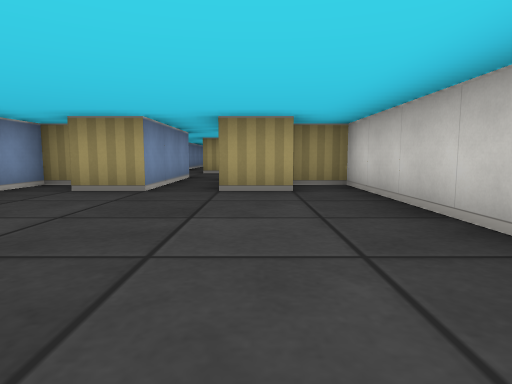
view 1 (above)

21 first-person views from a walk through a cub3D ray-caster map. The camera is about half as high as the walls, tilts 6° down and sees 75° across. The floor is counted in squares. Each view is taken from the middle of a square. On the plan, view 1 faces up. The plan holds only what a view shows up to about 9 squares ahead; the rest is blank.

view 2
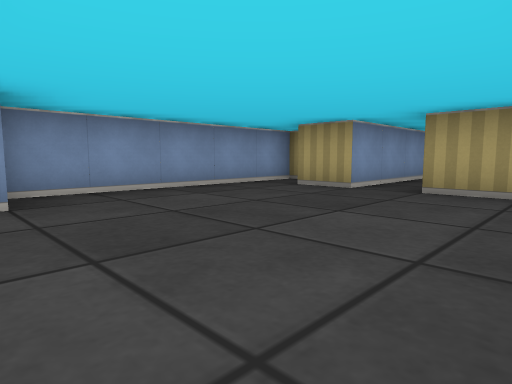

view 3
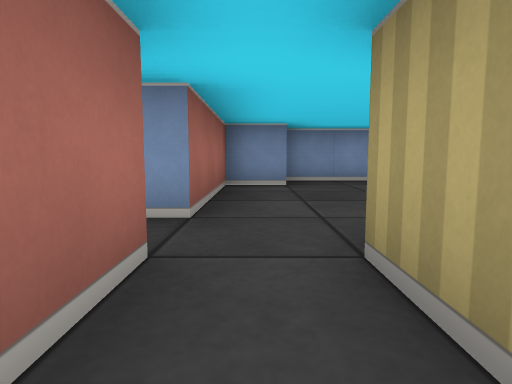

view 4
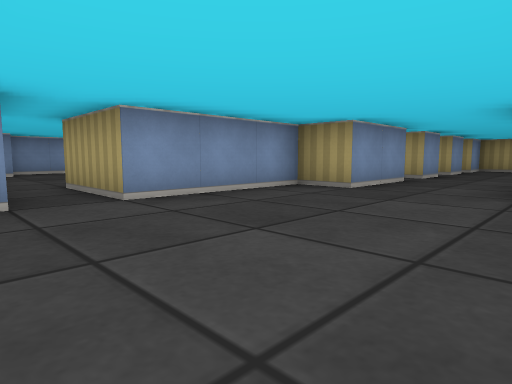

view 5
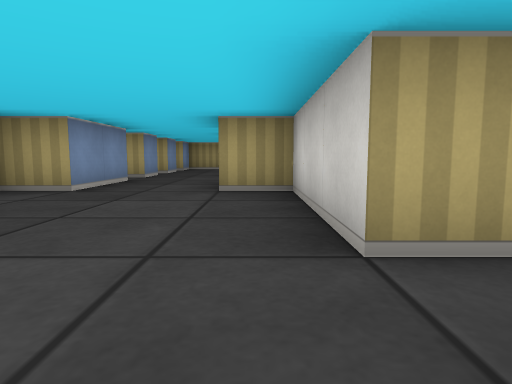

view 6
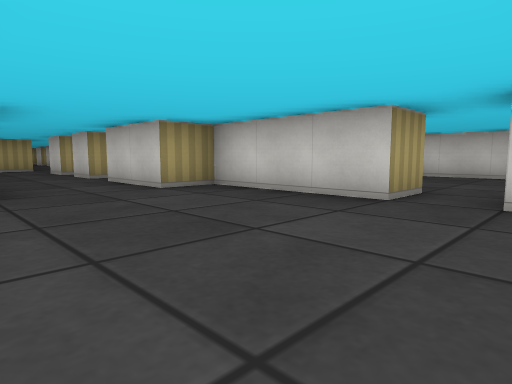

view 7
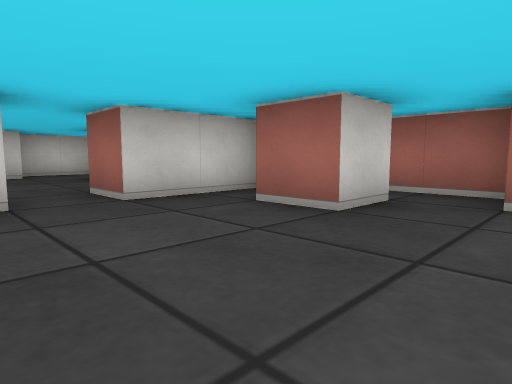

view 8
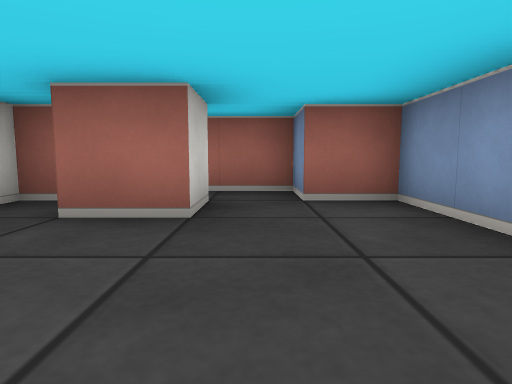

view 9
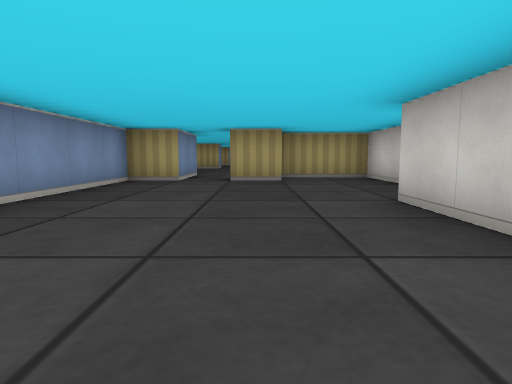

view 10
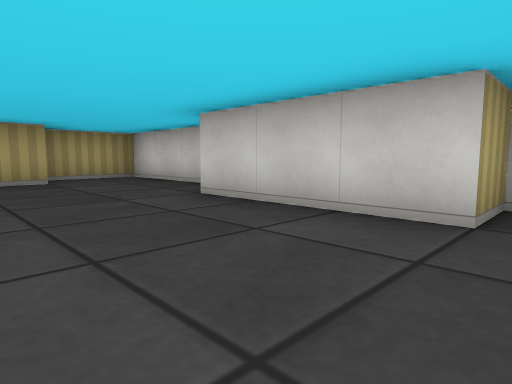

view 11
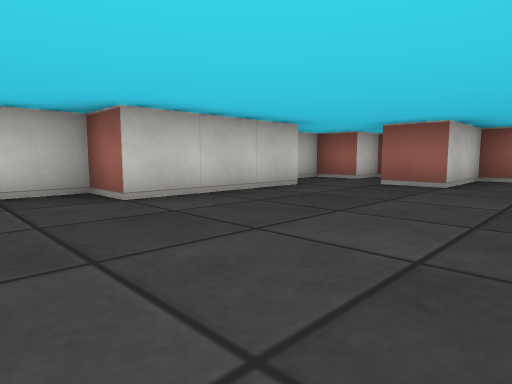

view 12
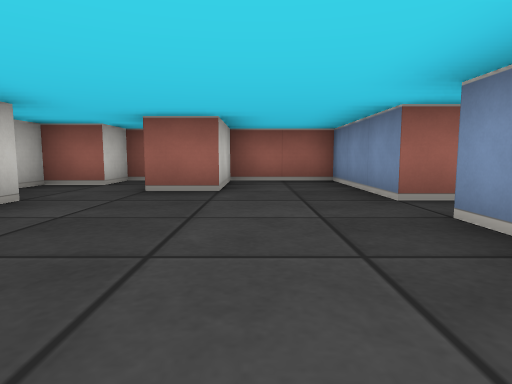

view 13
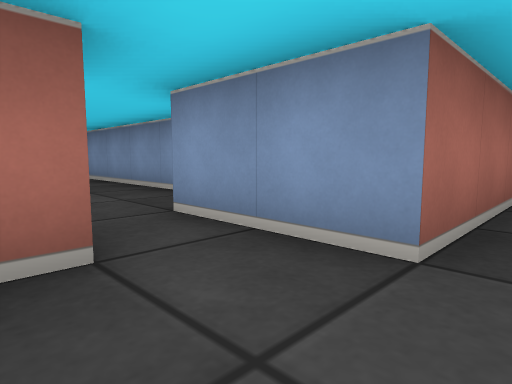

view 14
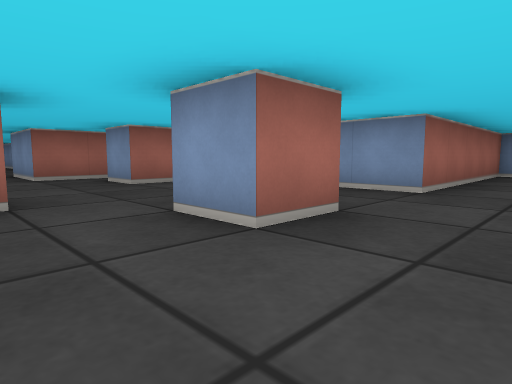

view 15
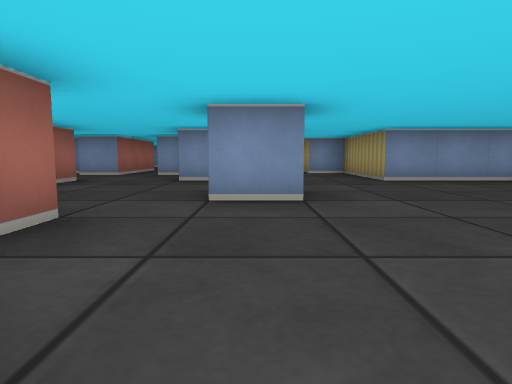

view 16
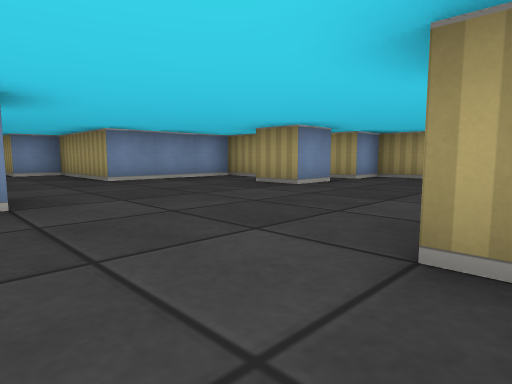

view 17
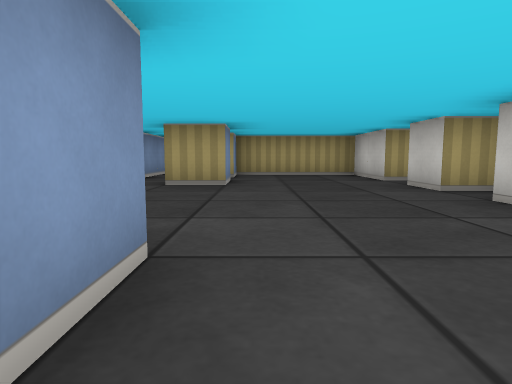

view 18
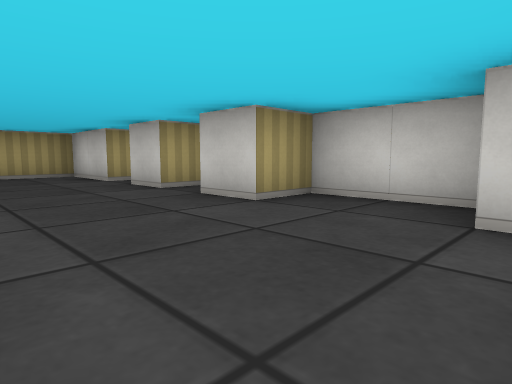

view 19
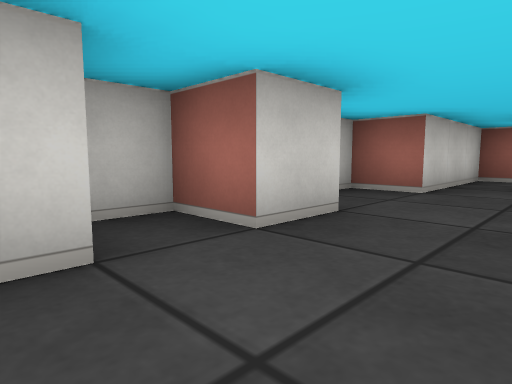

view 20
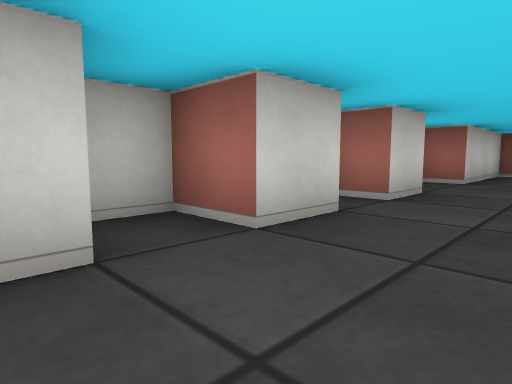

view 21
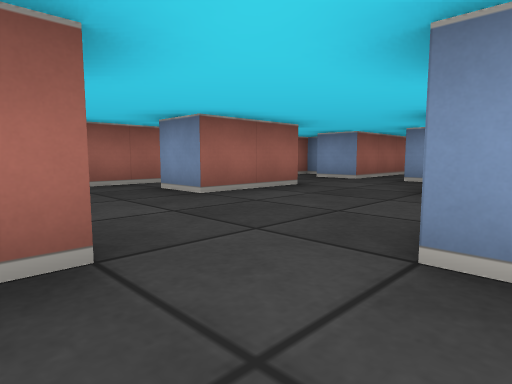

### Floor plan
Points are (right, up) in squares from view 1. A wall is a line through its corners. A room is listed if a view was taken in it or the views show most of it. See-through windows are left out.
Room 1 (views 1, 2, 3)
walls: (0.6, 4.5) (-0.5, 4.5); (1.5, 1.9) (1.5, 5.5) (0.5, 5.5); (-2.5, 0.6) (-2.5, -0.5) (0.5, -0.5); (-3, 5.5) (-3.5, 5.5) (-3.5, 0.5); (1.5, -0.5) (2.5, -0.5); (-1.5, 7.6) (-1.5, 4.5) (-2.5, 4.5); (3.5, 0.5) (1.5, 0.5)
ways out: opening at (2.5, 0) to room 2; opening at (-1, 7); opening at (1, -1.5)
Room 2 (views 4, 5, 6, 7, 8)
walls: (3.5, -0.4) (3.5, -2.5) (4.5, -2.5) (4.5, -3.5) (6, -3.5); (8.5, 0.5) (7.5, 0.5) (7.5, 3.5) (6.5, 3.5); (5.5, -2.6) (5.5, -1.5) (6.5, -1.5); (7, -2.5) (7.5, -2.5) (7.5, -0.5) (8.5, -0.5); (4.5, 3.5) (3.5, 3.5) (3.5, 0.5)
ways out: opening at (2.5, 0) to room 1; opening at (8, 0) to room 3; opening at (5.5, 4.5)
Room 3 (views 9, 10, 11, 12)
walls: (8.5, -0.5) (8.5, -3.5) (10.5, -3.5) (10.5, -1.5) (11.5, -1.5); (11.6, 5.5) (10.5, 5.5); (12.5, -3.5) (12.5, -2.5) (13.5, -2.5) (13.5, -0.5) (12.5, -0.5) (12.5, 2.5) (13.5, 2.5) (13.5, 6.5) (11.5, 6.5); (9.5, 6.5) (9.5, 5.5) (8.5, 5.5) (8.5, 0.5)
ways out: opening at (8, 0) to room 2; opening at (10, 7) to room 4
Room 4 (views 13, 14, 15, 16, 17, 18, 19, 20, 21)
walls: (8.4, 13.5) (9.5, 13.5) (9.5, 12.5); (10.4, 11.5) (11.1, 11.5); (9.5, 18.6) (9.5, 17.5) (8.5, 17.5); (7.5, 18.5) (6.5, 18.5) (6.5, 15.5) (3.5, 15.5) (3.5, 14.5) (2.5, 14.5); (6.5, 9.5) (8.5, 9.5) (8.5, 8.5); (4.5, 11.1) (4.5, 10.5); (11.9, 9.5) (12.5, 9.5) (12.5, 12.5) (13.5, 12.5) (13.5, 14.5) (12.5, 14.5) (12.5, 15.5) (13.5, 15.5) (13.5, 16.5) (12.5, 16.5) (12.5, 17.5) (13.5, 17.5) (13.5, 18.2); (13, 18.5) (12.5, 18.5) (12.5, 20.5) (9.5, 20.5) (9.5, 19.5) (8.8, 19.5); (8.5, 7.5) (9.5, 7.5) (9.5, 6.5); (7.5, 21.1) (7.5, 19.5); (1.5, 13.5) (6.5, 13.5) (6.5, 11.5); (10.4, 6.5) (10.9, 6.5)
ways out: opening at (10, 7) to room 3; opening at (5.5, 9) to room 5; opening at (7.5, 8) to room 5; opening at (4, 10)
Room 5 (no view inside)
walls: (6.5, 8.5) (6.5, 9.5); (7.1, 7.5) (8.5, 7.5); (4.5, 9.5) (4.5, 8.5) (4.1, 8.5)
ways out: opening at (5.5, 9) to room 4; opening at (7.5, 8) to room 4; opening at (5.5, 7)

Where each view was taken, in squares from view 1:
view 1: 0 up, 0 right, facing up
view 2: 0 up, 1 right, facing up-left
view 3: 0 up, 3 right, facing left
view 4: 1 down, 7 right, facing up-left
view 5: 1 down, 7 right, facing up
view 6: 1 down, 4 right, facing up-right
view 7: 1 up, 4 right, facing down-right
view 8: 1 up, 5 right, facing down
view 9: 1 down, 11 right, facing up
view 10: 1 down, 10 right, facing up-right
view 11: 4 up, 9 right, facing down-right
view 12: 3 up, 10 right, facing down
view 13: 8 up, 11 right, facing down-left
view 14: 15 up, 11 right, facing down-left
view 15: 13 up, 13 right, facing left
view 16: 13 up, 13 right, facing up-left
view 17: 12 up, 10 right, facing up
view 18: 12 up, 10 right, facing up-right
view 19: 17 up, 11 right, facing down-right
view 20: 19 up, 11 right, facing down-right
view 21: 13 up, 11 right, facing down-left
